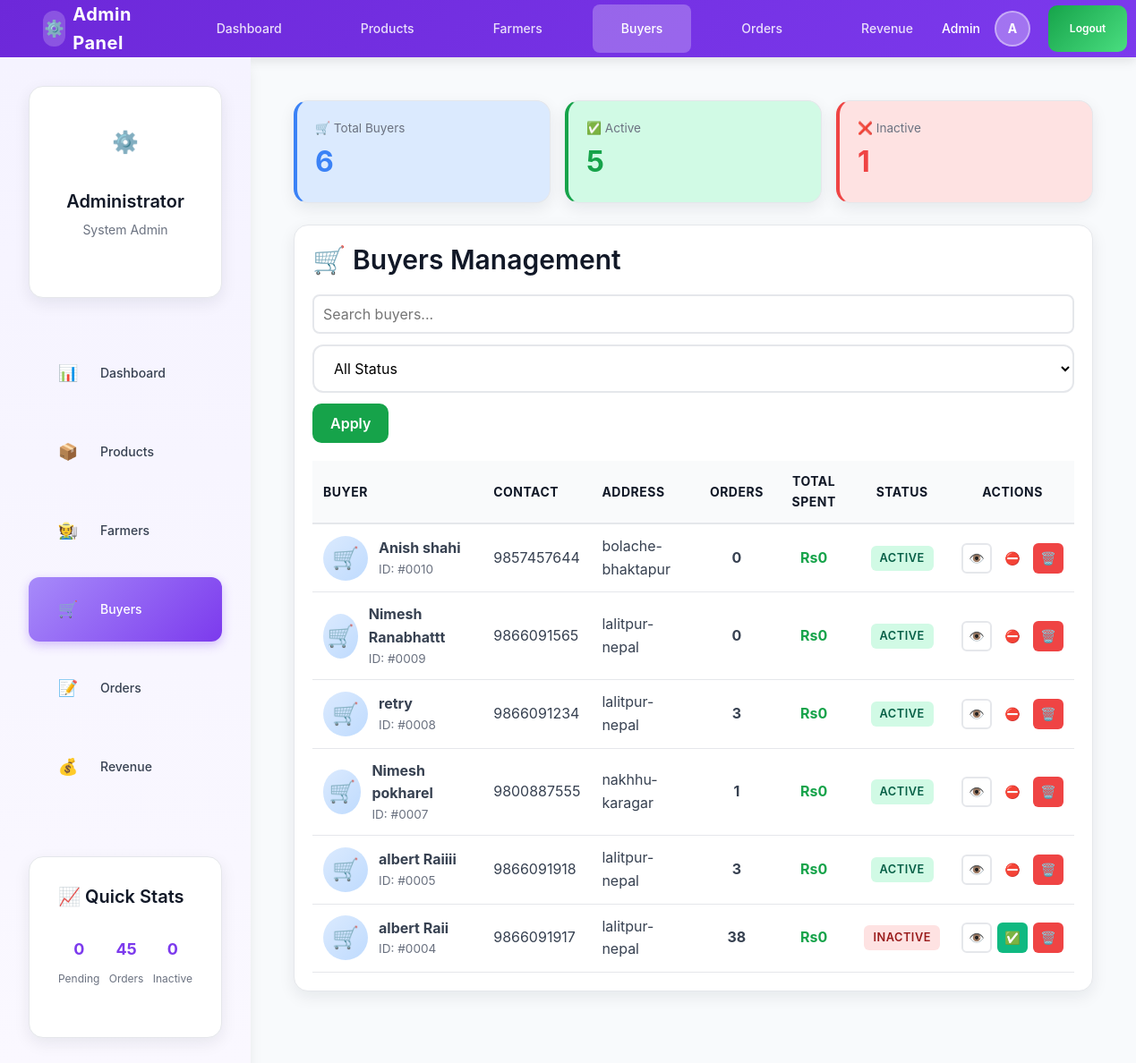
The app's page /LocalFarmerMarket2/admin/buyers.php (signed in), older data.
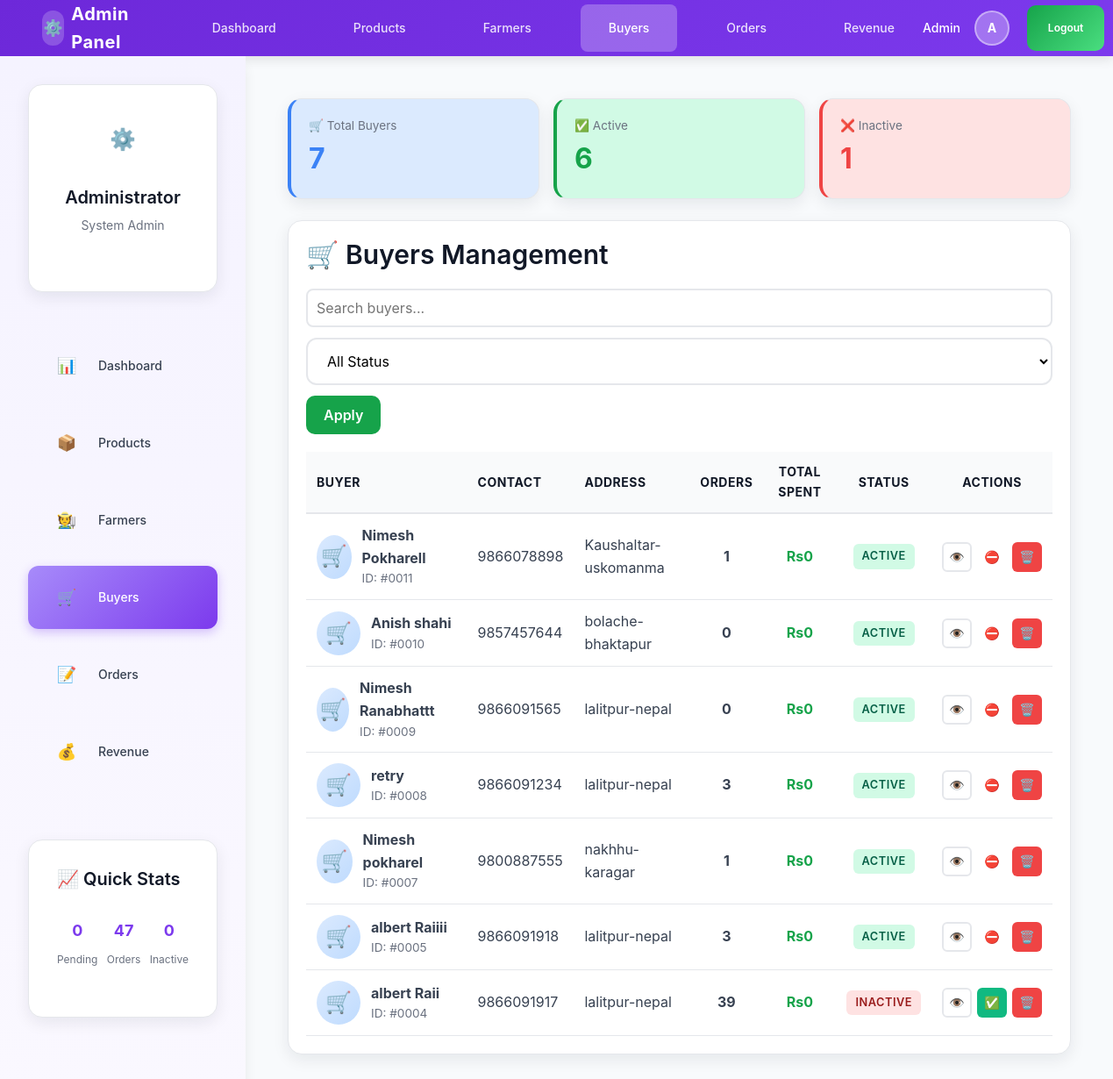
The same page, newer data.
### tables this page shows
CREATE TABLE `buyer` (
  `buyer_id` int(11) NOT NULL,
  `name` varchar(100) NOT NULL,
  `contact` varchar(15) NOT NULL,
  `address` varchar(255) NOT NULL,
  `password` varchar(255) NOT NULL,
  `created_at` timestamp NOT NULL DEFAULT current_timestamp(),
  `is_active` tinyint(1) DEFAULT 1
);

### LocalFarmerMarket2/admin/buyers.php (the view, shortened to what the changed rows need)
<?php
require_once '../db.php';
$sql = "SELECT b.*,
        (SELECT COUNT(*) FROM orders WHERE buyer_id = b.buyer_id) as order_count,
        (SELECT SUM(total_amount) FROM orders WHERE buyer_id = b.buyer_id AND status = 'Delivered') as total_spent
        FROM buyer b
        WHERE 1=1";
$sql .= " ORDER BY b.created_at DESC";
$stmt = $conn->prepare($sql);
$stmt->execute();
$buyers = $stmt->get_result()->fetch_all(MYSQLI_ASSOC);
$stats = [
    'total' => $conn->query("SELECT COUNT(*) as c FROM buyer")->fetch_assoc()['c'],
    'active' => $conn->query("SELECT COUNT(*) as c FROM buyer WHERE is_active = 1")->fetch_assoc()['c'],
    'inactive' => $conn->query("SELECT COUNT(*) as c FROM buyer WHERE is_active = 0")->fetch_assoc()['c']
];
?>
<?php include 'includes/header.php'; ?>
<div class="main-wrapper">
  <?php include 'includes/sidebar.php'; ?>
  <div class="main-content">
  <div style="max-width:1400px;margin:0 auto">
    <div style="display:grid;grid-template-columns:repeat(auto-fit,minmax(200px,1fr));gap:16px;margin-bottom:24px">
      <div class="card" style="background:#dbeafe;border-left:4px solid #3b82f6">
        <div class="small-muted">🛒 Total Buyers</div>
        <div style="font-size:2rem;font-weight:700;color:#3b82f6"><?php echo $stats['total']; ?></div>
      </div>
      <div class="card" style="background:#d1fae5;border-left:4px solid #16a34a">
        <div class="small-muted">✅ Active</div>
        <div style="font-size:2rem;font-weight:700;color:#16a34a"><?php echo $stats['active']; ?></div>
      </div>
    </div>
    <div class="card">
      <h2 style="margin-top:0">🛒 Buyers Management</h2>
      <?php if (!empty($buyers)): ?>
        <div style="overflow-x:auto">
          <table class="table-compact" style="width:100%;border-collapse:collapse">
            <thead>
              <tr style="background:#f9fafb;border-bottom:2px solid #e5e7eb">
                <th style="padding:12px;text-align:left">Buyer</th>
                <th style="padding:12px;text-align:left">Contact</th>
                <th style="padding:12px;text-align:left">Address</th>
                <th style="padding:12px;text-align:center">Orders</th>
                <th style="padding:12px;text-align:center">Total Spent</th>
                <th style="padding:12px;text-align:center">Status</th>
                <th style="padding:12px;text-align:center">Actions</th>
              </tr>
            </thead>
            <tbody>
              <?php foreach ($buyers as $buyer): ?>
                <tr style="border-bottom:1px solid #e5e7eb">
                  <td style="padding:12px">
                    <div style="display:flex;gap:12px;align-items:center">
                      <div style="width:50px;height:50px;background:linear-gradient(135deg,#dbeafe,#bfdbfe);border-radius:50%;display:flex;align-items:center;justify-content:center;font-size:1.5rem">
                        🛒
                      </div>
                      <div>
                        <div style="font-weight:700"><?php echo htmlspecialchars($buyer['name']); ?></div>
                        <div class="small-muted">ID: #<?php echo str_pad($buyer['buyer_id'], 4, '0', STR_PAD_LEFT); ?></div>
                      </div>
                    </div>
                  </td>
                  <td style="padding:12px">
                    <div><?php echo htmlspecialchars($buyer['contact']); ?></div>
                  </td>
                  <td style="padding:12px">
                    <div><?php echo htmlspecialchars($buyer['address']); ?></div>
                  </td>
                  <td style="padding:12px;text-align:center">
                    <div style="font-weight:700"><?php echo $buyer['order_count']; ?></div>
                  </td>
                  <td style="padding:12px;text-align:center">
                    <div style="font-weight:700;color:#16a34a">
                      Rs<?php echo number_format($buyer['total_spent'] ?? 0, 0); ?>
                    </div>
                  </td>
                  <td style="padding:12px;text-align:center">
                    <?php if ($buyer['is_active']): ?>
                      <span class="badge badge-success">Active</span>
                    <?php else: ?>
                      <span class="badge badge-danger">Inactive</span>
                    <?php endif; ?>
                  </td>
                  <td style="padding:12px;text-align:center">
                    <div class="actions-cell">
                      <button class="btn-icon btn-ghost" onclick='viewBuyer(<?php echo json_encode($buyer); ?>)' title="View" aria-label="View">👁️</button>
                      <form method="POST" style="display:inline">
                        <button class="btn-icon <?php echo $buyer['is_active'] ? 'btn-warning' : 'btn-success'; ?>" title="<?php echo $buyer['is_active'] ? 'Deactivate' : 'Activate'; ?>" aria-label="<?php echo $buyer['is_active'] ? 'Deactivate' : 'Activate'; ?>"><?php echo $buyer['is_active'] ? '⛔' : '✅'; ?></button>
                      </form>
                      <form method="POST" style="display:inline" onsubmit="return confirm('Delete this buyer? This cannot be undone.')">
                        <button class="btn-icon btn-danger" title="Delete" aria-label="Delete">🗑️</button>
                      </form>
                    </div>
                  </td>
                </tr>
              <?php endforeach; ?>
            </tbody>
          </table>
        </div>
      <?php else: ?>
        <div style="text-align:center;padding:40px">
          <p>No buyers found.</p>
        </div>
      <?php endif; ?>
  </div>
  </div>
</div>
</div>
</body>
</html>

### LocalFarmerMarket2/admin/includes/sidebar.php (shortened to what the changed rows need)
<?php
$total_orders = $conn->query("SELECT COUNT(*) as count FROM orders")->fetch_assoc()['count'] ?? 0;
?>
<aside class="sidebar admin-sidebar">
  <div class="card card-compact" style="margin-top: var(--space-3xl);">
    <div style="display: flex; justify-content: space-between; margin-bottom: var(--space-md);">
      <div style="text-align: center;">
        <p style="margin: 0; color: var(--admin); font-weight: 700; font-size: var(--text-lg);"><?php echo $total_orders; ?></p>
        <p style="margin: var(--space-xs) 0 0 0; font-size: var(--text-xs); color: var(--gray-500);">Orders</p>
      </div>
    </div>
  </div>
</aside>

Row changes from the older to the newer data that the page shows:
added buyer: name "Nimesh Pokharell", buyer_id "0011", contact "9866078898", address "Kaushaltar-uskomanma", order_count "1", total_spent "0", is_active "ACTIVE"
computed for buyer "albert Raii": order_count "38" → "39"
Text that changed along with them:
$total_orders: "45" → "47"
$stats['total']: "6" → "7"
$stats['active']: "5" → "6"
